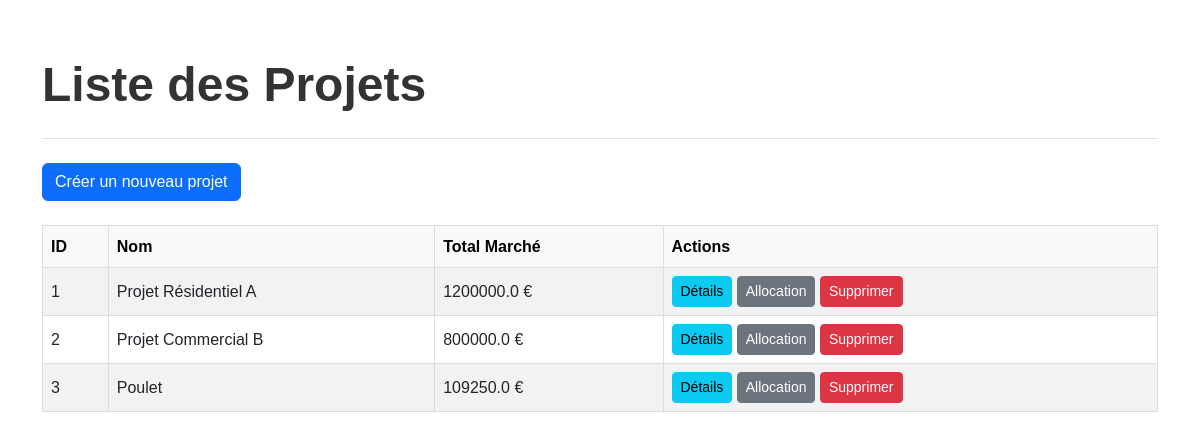
Before: / with the older database file.
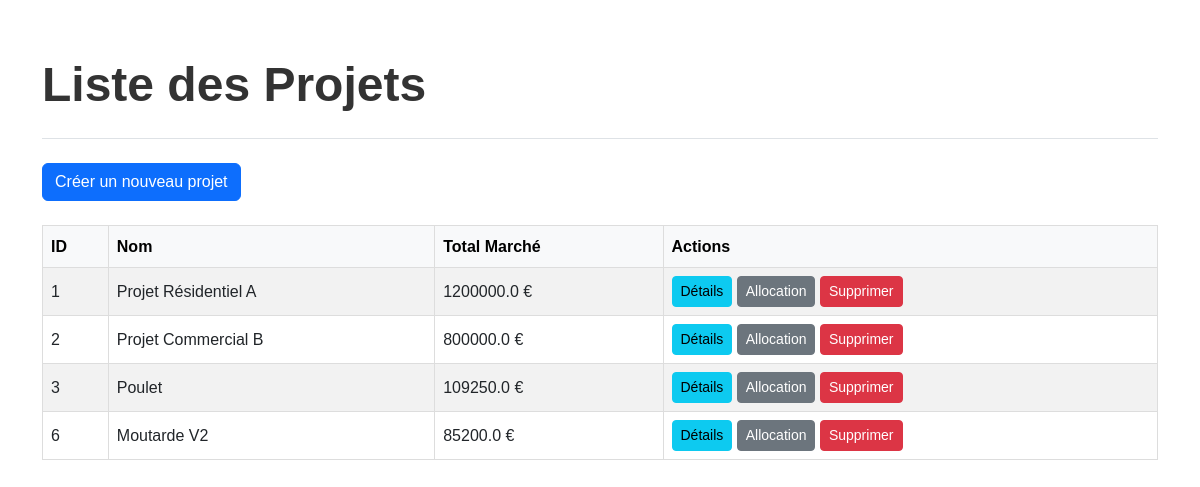
After: the same page with the newer database file.
### models.py (models this page shows, shortened)
class Project(db.Model):
    __tablename__ = 'projects'  # Correction ici (double underscore)
    id = db.Column(db.Integer, primary_key=True)
    name = db.Column(db.String(100), nullable=False) # Nom du projet
    total_marche = db.Column(db.Float, nullable=False) # Montant total du marché
    phases = db.relationship('Phase', backref='project', lazy=True)
    intervenants = db.relationship('Intervenant', backref='project', lazy=True)

### app.py (the view)
@app.route('/')
def index():
    all_projects = Project.query.all()
    return render_template('index.html', projects=all_projects)

### templates/index.html (shortened to what this page needs)
<!DOCTYPE html>
<html>
<head>
    <link href="https://cdn.jsdelivr.net/npm/bootstrap@5.3.0-alpha1/dist/css/bootstrap.min.css" rel="stylesheet">
    <link rel="stylesheet" href="{{ url_for('static', filename='css/style.css') }}">
</head>
<body>
    <div class="container">
        <header class="py-3 mb-4 border-bottom">
            <h1 class="display-5 fw-bold">Liste des Projets</h1>
        </header>
        <div class="row mb-4">
            <div class="col">
                <a href="{{ url_for('create_project') }}" class="btn btn-primary">
                     Créer un nouveau projet
                </a>
            </div>
        </div>
        <div class="row">
            <div class="col">
                <div class="table-responsive">
                    <table class="table table-striped table-hover">
                        <thead class="table-light">
                            <tr>
                                <th>ID</th>
                                <th>Nom</th>
                                <th>Total Marché</th>
                                <th>Actions</th>
                            </tr>
                        </thead>
                        <tbody>
                            {% for project in projects %}
                            <tr>
                                <td>{{ project.id }}</td>
                                <td>{{ project.name }}</td>
                                <td>{{ project.total_marche | round(2) }} €</td>
                                <td>
                                    <a href="{{ url_for('project_detail', project_id=project.id) }}" class="btn btn-sm btn-info">
                                        Détails
                                    </a>
                                    <a href="{{ url_for('project_allocation', project_id=project.id) }}" class="btn btn-sm btn-secondary">
                                        Allocation
                                    </a>
                                    <button type="button" class="btn btn-sm btn-danger" data-bs-toggle="modal" data-bs-target="#deleteModal{{ project.id }}">
                                        Supprimer
                                    </button>
                                </td>
                            </tr>
                            {% endfor %}
                        </tbody>
                    </table>
                </div>
            </div>
        </div>
    </div>
</body>
</html>

Changed rows visible on the page:
added Project: id "6", name "Moutarde V2", total_marche "85200.0"
